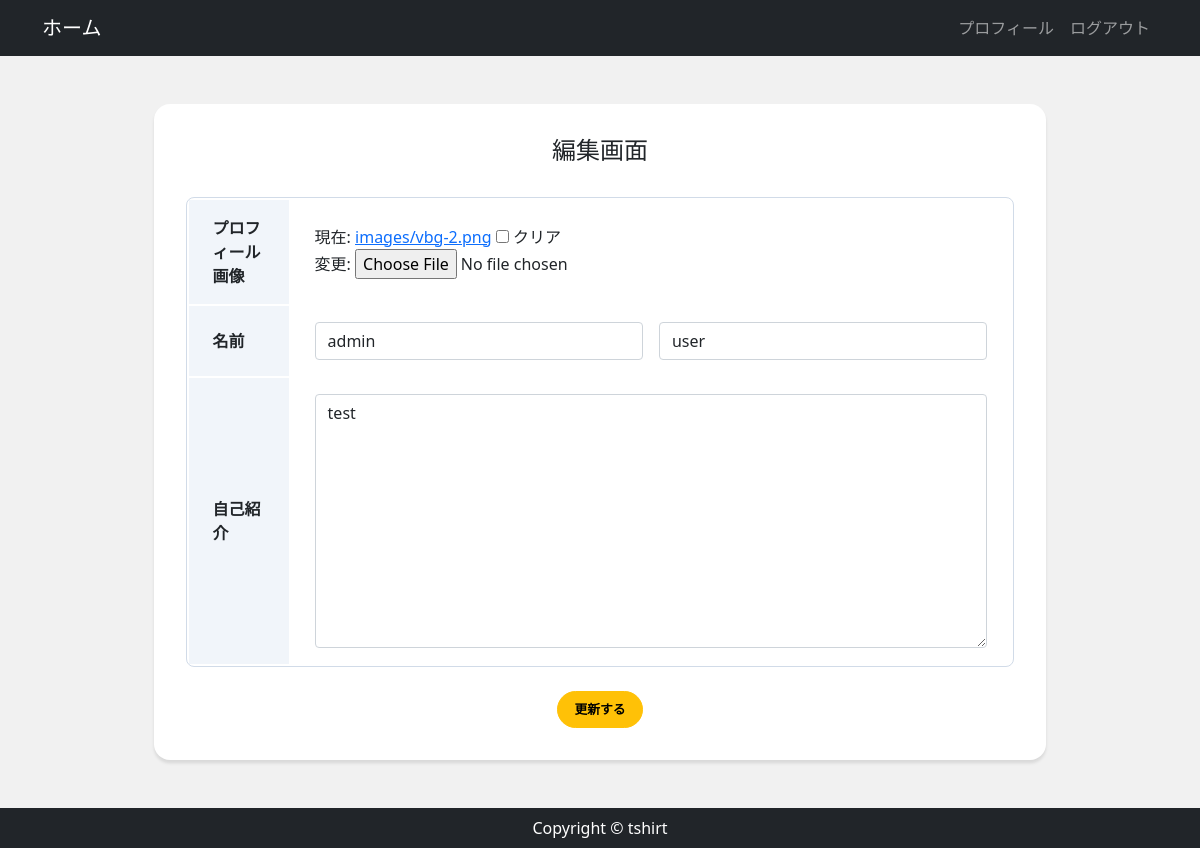
The page /accounts/profile/edit/ (signed in) on the database as committed earlier.
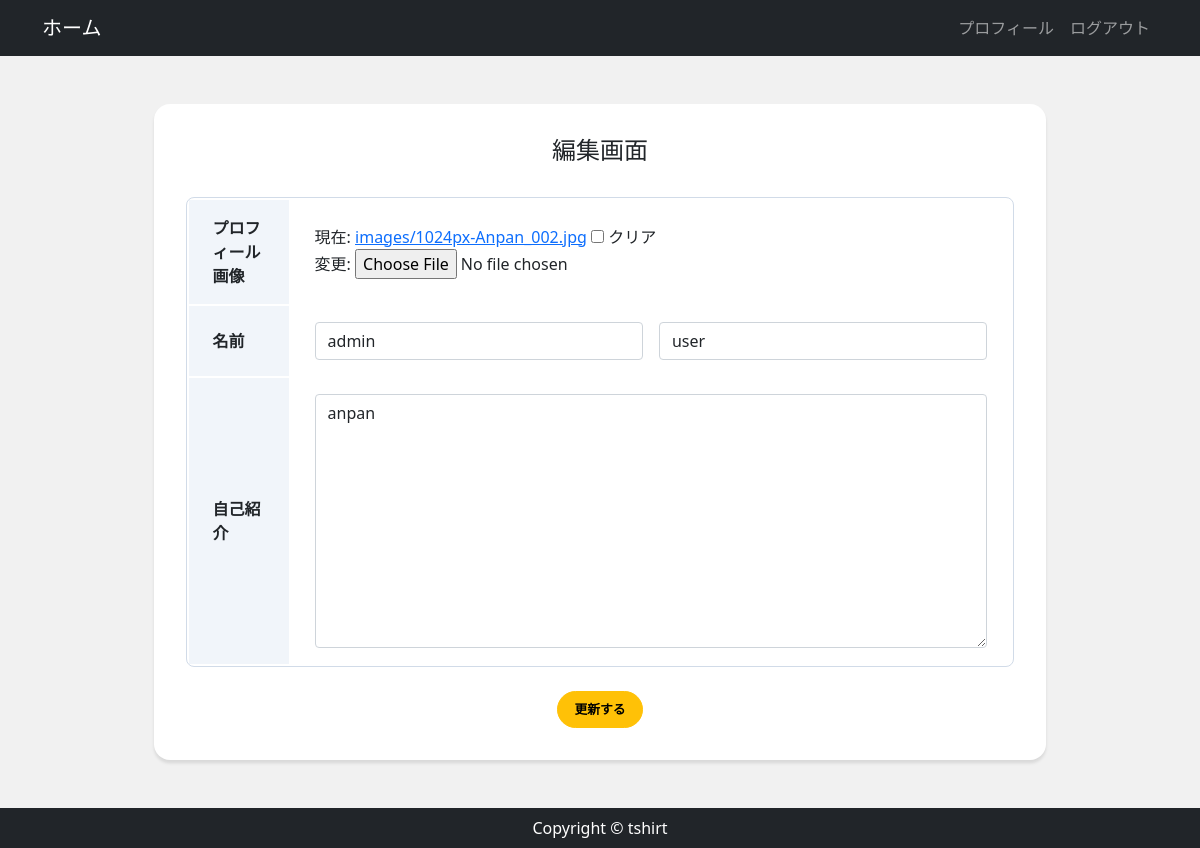
The same page on the database as committed later.
### accounts/models.py (models this page shows, shortened)
class CustomUser(AbstractBaseUser, PermissionsMixin):
    email = models.EmailField('メールアドレス', unique=True)
    first_name = models.CharField(('姓'), max_length=30,)
    last_name = models.CharField(('名'), max_length=150,)
    created = models.DateField('入会日', default=timezone.now)
    description= models.TextField('自己紹介', default="", blank=True)
    image= models.ImageField(upload_to='images', verbose_name='プロフィール画像', null=True, blank=True)
    is_staff = models.BooleanField(
        ('staff status'),
        default=False,
        help_text=('Designates whether the user can log into this admin site.'),
    )
    is_active = models.BooleanField(
        ('active'),
        default=True,
        help_text=(
            'Designates whether this user should be treated as active. '
            'Unselect this instead of deleting accounts.'
        ),
    )
    objects = UserManager()
    EMAIL_FIELD = 'email'
    USERNAME_FIELD = 'email'
    REQUIRED_FIELDS = []
    class Meta:
        verbose_name = ('user')
        verbose_name_plural = ('users')

### accounts/views.py (the view, shortened to what this page needs)
# urls.py: path('profile/edit/', views.ProfileEditView.as_view(), name='profile_edit'),
class ProfileEditView(LoginRequiredMixin, View):
  def get(self, request, *args, **kwargs):
    user_data = CustomUser.objects.get(id=request.user.id)
    form = ProfileForm(
      request.POST or None,
      initial = {
        'first_name': user_data.first_name,
        'last_name': user_data.last_name,
        'description': user_data.description,
        'image': user_data.image,
      }
    )
    return render(request, 'accounts/profile_edit.html', {
        'form': form
      })

### accounts/forms.py
class ProfileForm(forms.Form):
  first_name = forms.CharField(max_length=30, label='姓')
  last_name = forms.CharField(max_length=30, label='名')
  description = forms.CharField(label='自己紹介', widget=forms.Textarea(), required=False)
  image = forms.ImageField(required=False,)

### accounts/templates/accounts/profile_edit.html (shortened to what this page needs)
{% extends 'app/base.html' %}
{% load widget_tweaks %}
{% block content %}
<div class="card card-profile mx-auto my-5">
  <div class="card-body">
    <h5 class="card-title text-center">編集画面</h5>
    <form method="post" enctype="multipart/form-data" >
      <table class="profile_table mb-4">
        <tbody>
          <tr>
            <th class="header">プロフィール画像</th>
            <td class="data">{{ form.image }}</td>
          </tr>
          <tr>
            <th class="header">名前</th>
            <td class="data form_wrap form_wrap-2">
              {% render_field form.first_name class='form-control' placeholder='姓' %}
              {% render_field form.last_name class='form-control' placeholder='名' %}
            </td>
          </tr>
          <tr>
            <th class="header">自己紹介</th>
            <td class="data">{% render_field form.description class='form-control' placeholder='自己紹介' %}</td>
          </tr>
        </tbody>
      </table>
      <div class="button mx-auto">
        <button class="btn btn-lg btn-warning btn-block" type="submit">更新する</button>
      </div>
    </form>
  </div>
</div>
{% endblock %}

Rows that differ between the two databases and show on the page:
changed CustomUser "admin": description "test" → "anpan"
Other text that changed with them:
text no longer shown: "現在: images/vbg-2.png クリア 変更:"
text now shown: "現在: images/1024px-Anpan_002.jpg クリア 変更:"
